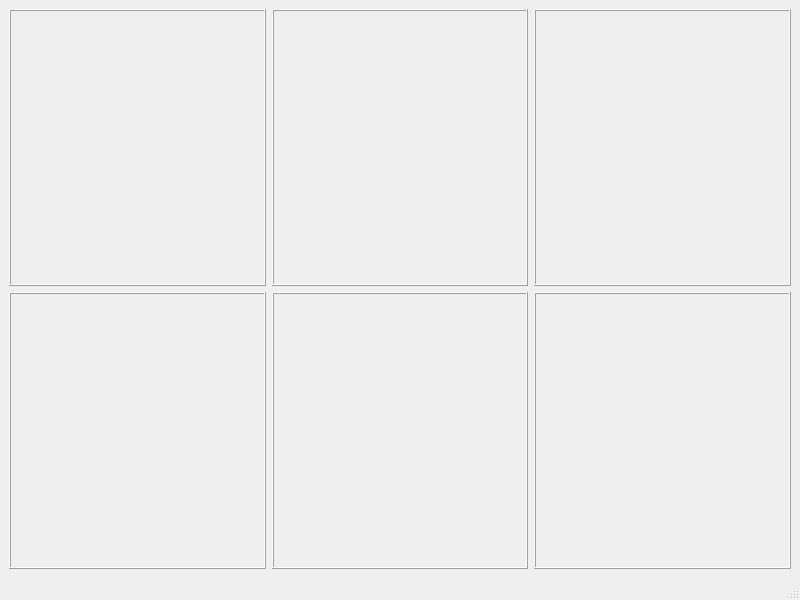
<?xml version="1.0" encoding="UTF-8"?>
<ui version="4.0">
 <class>MainWindow</class>
 <widget class="QMainWindow" name="MainWindow">
  <property name="geometry">
   <rect>
    <x>0</x>
    <y>0</y>
    <width>800</width>
    <height>600</height>
   </rect>
  </property>
  <property name="windowTitle">
   <string>MainWindow</string>
  </property>
  <widget class="QWidget" name="centralwidget">
   <layout class="QGridLayout" name="gridLayout">
    <item row="0" column="0">
     <widget class="QFrame" name="chart1">
      <property name="frameShape">
       <enum>QFrame::Box</enum>
      </property>
      <property name="frameShadow">
       <enum>QFrame::Raised</enum>
      </property>
      <layout class="QVBoxLayout" name="verticalLayout"/>
     </widget>
    </item>
    <item row="0" column="1">
     <widget class="QFrame" name="chart2">
      <property name="frameShape">
       <enum>QFrame::Box</enum>
      </property>
      <property name="frameShadow">
       <enum>QFrame::Raised</enum>
      </property>
      <layout class="QVBoxLayout" name="verticalLayout_2"/>
     </widget>
    </item>
    <item row="0" column="2">
     <widget class="QFrame" name="chart3">
      <property name="frameShape">
       <enum>QFrame::Box</enum>
      </property>
      <property name="frameShadow">
       <enum>QFrame::Raised</enum>
      </property>
      <layout class="QVBoxLayout" name="verticalLayout_3"/>
     </widget>
    </item>
    <item row="1" column="1">
     <widget class="QFrame" name="verticalFrame_4">
      <property name="frameShape">
       <enum>QFrame::Box</enum>
      </property>
      <property name="frameShadow">
       <enum>QFrame::Raised</enum>
      </property>
      <layout class="QVBoxLayout" name="verticalLayout_5"/>
     </widget>
    </item>
    <item row="1" column="2">
     <widget class="QFrame" name="verticalFrame_5">
      <property name="frameShape">
       <enum>QFrame::Box</enum>
      </property>
      <property name="frameShadow">
       <enum>QFrame::Raised</enum>
      </property>
      <layout class="QVBoxLayout" name="verticalLayout_6"/>
     </widget>
    </item>
    <item row="1" column="0">
     <widget class="QFrame" name="verticalFrame_3">
      <property name="frameShape">
       <enum>QFrame::Box</enum>
      </property>
      <property name="frameShadow">
       <enum>QFrame::Raised</enum>
      </property>
      <layout class="QVBoxLayout" name="verticalLayout_4"/>
     </widget>
    </item>
   </layout>
  </widget>
  <widget class="QMenuBar" name="menubar">
   <property name="geometry">
    <rect>
     <x>0</x>
     <y>0</y>
     <width>800</width>
     <height>21</height>
    </rect>
   </property>
  </widget>
  <widget class="QStatusBar" name="statusbar"/>
 </widget>
 <resources/>
 <connections/>
</ui>
